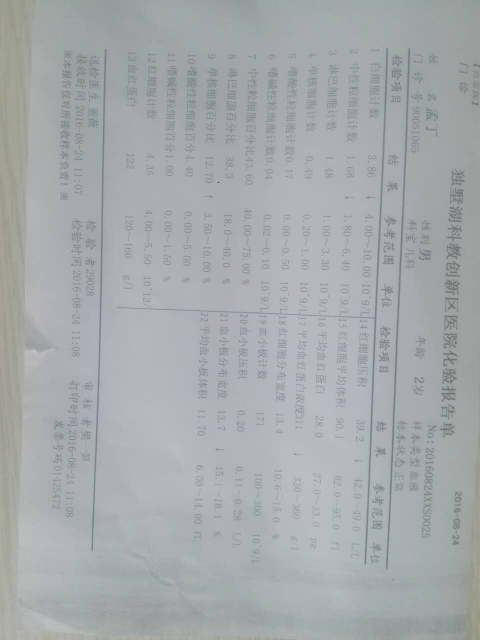
#> input picture BloodTestReportOCR/origin_pics/bloodtestreport1.jpg, 960 x 1280 px (shown at 1/2 size)
$ python -i imgproc.py   (imports and definitions only)
#> lines starting #> are read from the running program, lines starting #| are printed output that depends on the picture; after the words box and inside, x2 and y2 are one past the last pixel; in counts of white or black regions, pixels touching at a corner belong together
#> further down, picture is the input picture: shape (1280, 960, 3); mean B, G, R 173.2, 170, 166.5
# -*- coding: UTF-8 -*-
import cv2

def  digitsimg(src):

    #灰度化
    img_gray = cv2.cvtColor(src,cv2.COLOR_BGR2GRAY)

    #Otsu thresholding 二值化
    ret,result= cv2.threshold(img_gray,0,255,cv2.THRESH_BINARY+cv2.THRESH_OTSU)
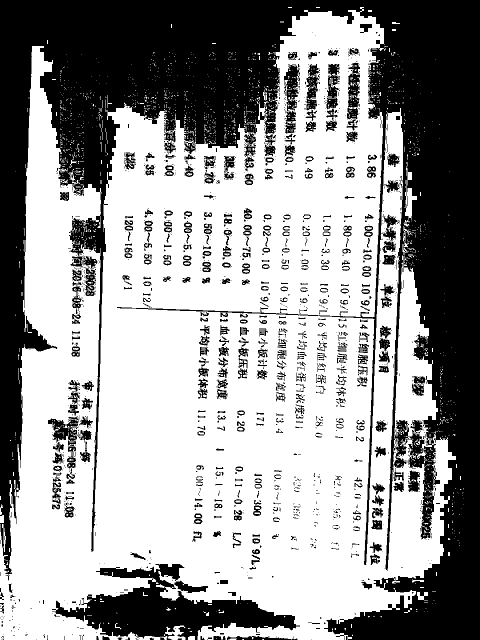
#> result: shape (1280, 960) (shown at 1/2 size); 60.3% white; 1683 black regions (1201 under 20 px), largest, box (x1, y1, x2, y2) and area: (0, 0, 960, 1280) 394363, (104, 1128, 600, 1280) 30645, (96, 834, 159, 891) 1734
#> ret = 167

    #腐蚀去除一些小的点
    kernel = cv2.getStructuringElement(cv2.MORPH_CROSS,(3,2))
    eroded = cv2.erode(result,kernel)
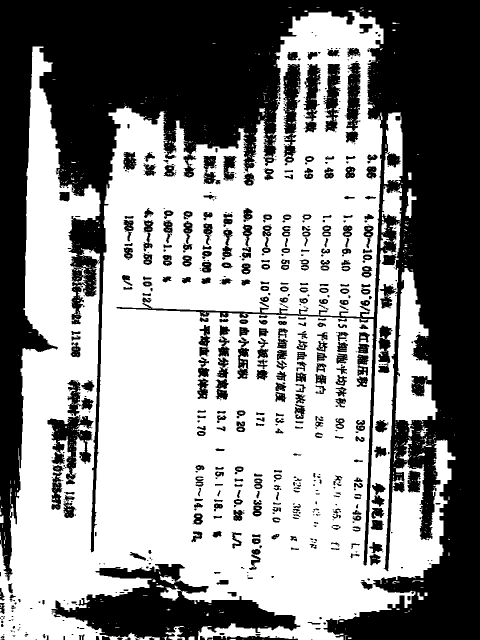
#> eroded: shape (1280, 960) (shown at 1/2 size); 55.5% white; 742 black regions (332 under 20 px), largest, box (x1, y1, x2, y2) and area: (0, 0, 960, 1280) 428465, (103, 1128, 601, 1280) 33714, (95, 760, 187, 969) 6645

    #将结果放大便于识别
    result = cv2.resize(result,(128,128),interpolation=cv2.INTER_CUBIC)
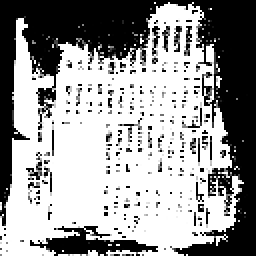
#> result: shape (128, 128) (shown 2 times larger); min 0, max 255, mean 153.5

   # cv2.imshow('result',result)
   # cv2.waitKey(0)

    #腐蚀去除放大后的一些小的点
    eroded = cv2.erode(result,kernel)
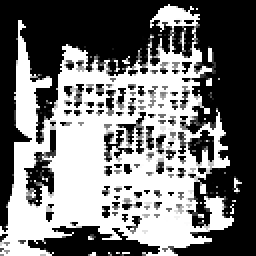
#> eroded: shape (128, 128) (shown 2 times larger); min 0, max 255, mean 117.2
  #  cv2.imshow('eroded',eroded)
  #  cv2.waitKey(0)
    #膨胀使数字更饱满
    result = cv2.dilate(eroded,kernel)
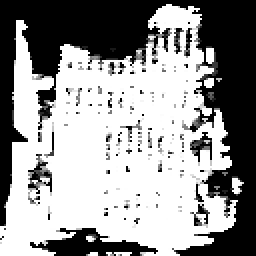
#> result: shape (128, 128) (shown 2 times larger); min 0, max 255, mean 150.3
 #   cv2.imshow('dilated',result)

    #直方图均衡化使图像更清晰
    cv2.equalizeHist(result)
    #中值滤波去除噪点
    result = cv2.medianBlur(result,5)
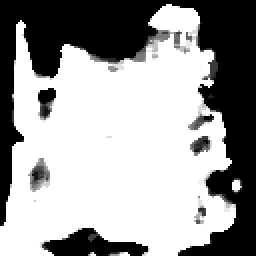
#> result: shape (128, 128) (shown 2 times larger); min 0, max 255, mean 157.3
#    cv2.imshow('median',result)
 #   cv2.waitKey(0)
    return result
'''
def chineseimg(src):


    #灰度化
    img_gray = cv2.cvtColor(src,cv2.COLOR_BGR2GRAY)


    #Otsu thresholding 二值化
    ret,result= cv2.threshold(img_gray,0,255,cv2.THRESH_BINARY+cv2.THRESH_OTSU)
  #  cv2.imshow('otsu',result)
  #  cv2.waitKey(0)


    #直方图均衡化使图像更清晰
    cv2.equalizeHist(result)
  #  cv2.imshow('直方图',result)
 #   cv2.waitKey(0)
    return result

    #将结果放大便于识别
    result = cv2.resize(result,(256,128),interpolation=cv2.INTER_CUBIC)

    #腐蚀去除放大后的一些小的点
    kernel = cv2.getStructuringElement(cv2.MORPH_CROSS,(3,2))
    eroded = cv2.erode(result,kernel)
    cv2.imshow('eroded',eroded)
    cv2.waitKey(0)

    #膨胀使数字更饱满
    result = cv2.dilate(eroded,kernel)
    cv2.imshow('dilated',result)
    cv2.waitKey(0)

    #直方图均衡化使图像更清晰
    cv2.equalizeHist(result)
    #中值滤波去除噪点
    result = cv2.medianBlur(result,5)
    cv2.imshow('median',result)
    cv2.waitKey(0)'''


>>> import cv2
>>> picture = cv2.imread('origin_pics/bloodtestreport1.jpg')
>>> result = digitsimg(picture)

$ run again, on BloodTestReportOCR/origin_pics/bloodtestreport2.jpg
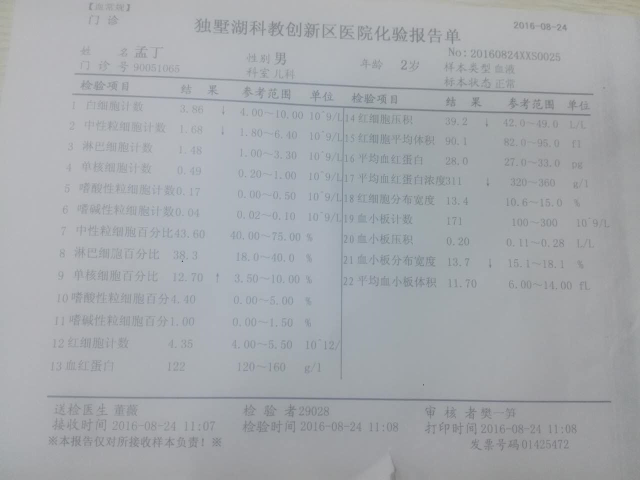
#> input picture BloodTestReportOCR/origin_pics/bloodtestreport2.jpg, 1280 x 960 px (shown at 1/2 size)
#> picture is the input picture: shape (960, 1280, 3); mean B, G, R 172.6, 168.6, 165.1
#> in digitsimg, `ret,result= cv2.threshold(img_gray,0,255,cv2.THRESH_BINARY+cv2.THRESH_..`:
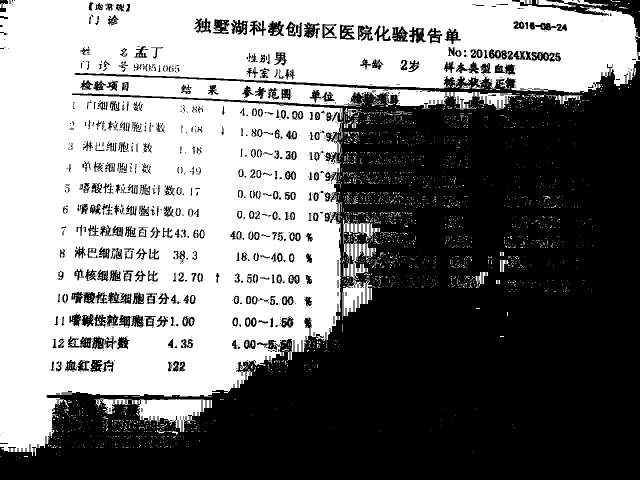
#> result: shape (960, 1280) (shown at 1/2 size); 48.3% white; 2844 white regions (2678 under 20 px), largest, box (x1, y1, x2, y2) and area: (0, 0, 1280, 912) 564939, (275, 798, 411, 864) 5098, (685, 481, 732, 640) 2850
#> ret = 168
#> in digitsimg, `result = cv2.medianBlur(result,5)`:
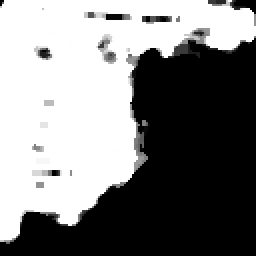
#> result: shape (128, 128) (shown 2 times larger); min 0, max 255, mean 128.8

$ run again, on BloodTestReportOCR/origin_pics/bloodtestreport3.jpg
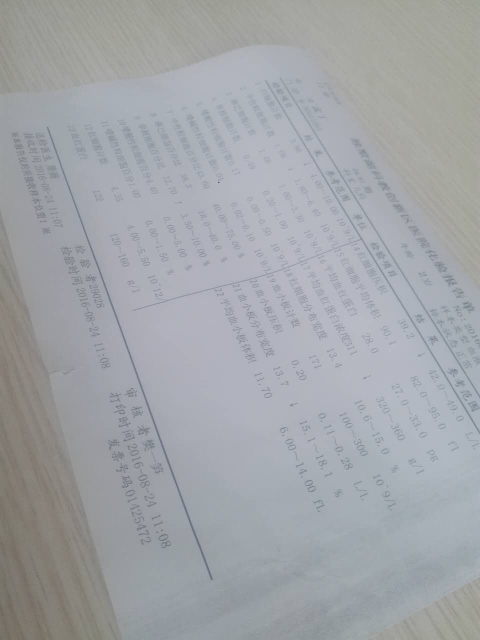
#> input picture BloodTestReportOCR/origin_pics/bloodtestreport3.jpg, 960 x 1280 px (shown at 1/2 size)
#> picture is the input picture: shape (1280, 960, 3); mean B, G, R 169, 164.8, 161.8
#> in digitsimg, `ret,result= cv2.threshold(img_gray,0,255,cv2.THRESH_BINARY+cv2.THRESH_..`:
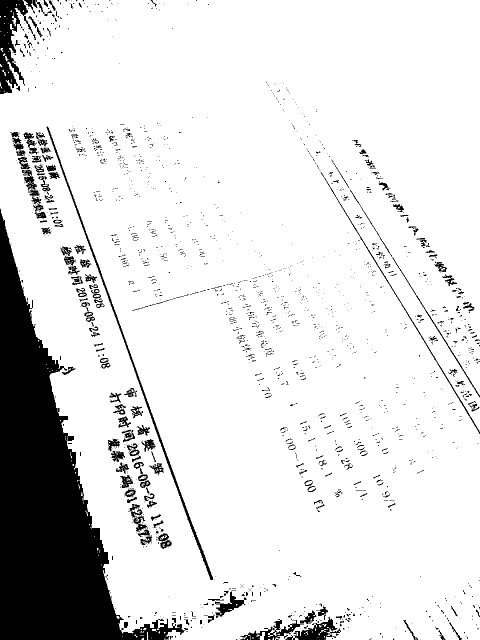
#> result: shape (1280, 960) (shown at 1/2 size); 87.2% white; 1899 black regions (1650 under 20 px), largest, box (x1, y1, x2, y2) and area: (0, 417, 376, 1280) 112483, (0, 0, 66, 188) 5709, (93, 253, 426, 1160) 4073
#> ret = 151
#> in digitsimg, `result = cv2.medianBlur(result,5)`:
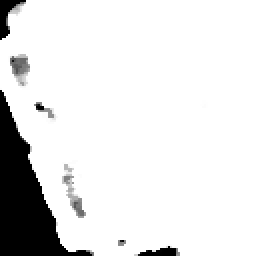
#> result: shape (128, 128) (shown 2 times larger); min 0, max 255, mean 227.1

$ run again, on BloodTestReportOCR/origin_pics/bloodtestreport4.jpg
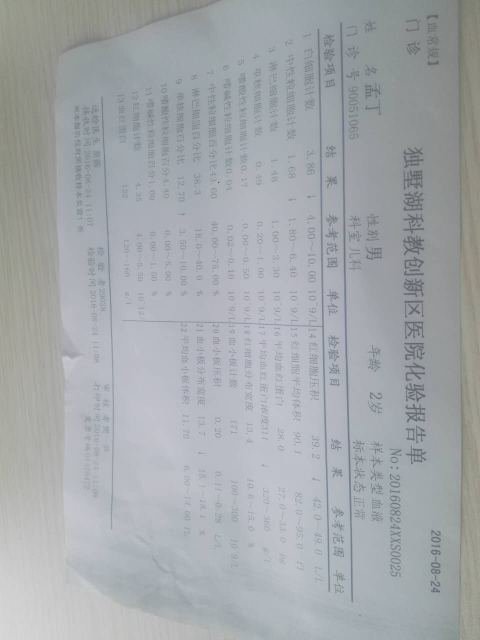
#> input picture BloodTestReportOCR/origin_pics/bloodtestreport4.jpg, 960 x 1280 px (shown at 1/2 size)
#> picture is the input picture: shape (1280, 960, 3); mean B, G, R 171.6, 168.2, 164
#> in digitsimg, `ret,result= cv2.threshold(img_gray,0,255,cv2.THRESH_BINARY+cv2.THRESH_..`:
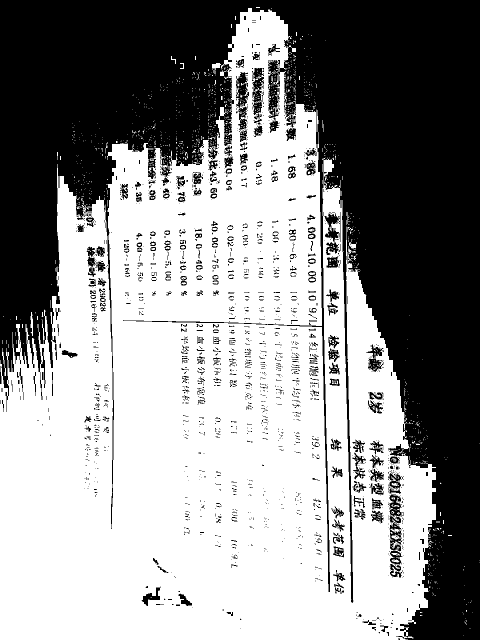
#> result: shape (1280, 960) (shown at 1/2 size); 56.4% white; 1824 black regions (1498 under 20 px), largest, box (x1, y1, x2, y2) and area: (0, 0, 960, 1280) 496714, (776, 988, 805, 1102) 1610, (504, 136, 528, 231) 1301
#> ret = 165
#> in digitsimg, `result = cv2.medianBlur(result,5)`:
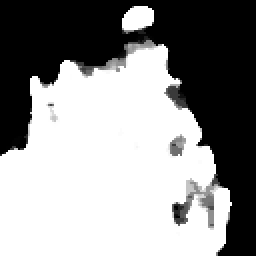
#> result: shape (128, 128) (shown 2 times larger); min 0, max 255, mean 144.4
